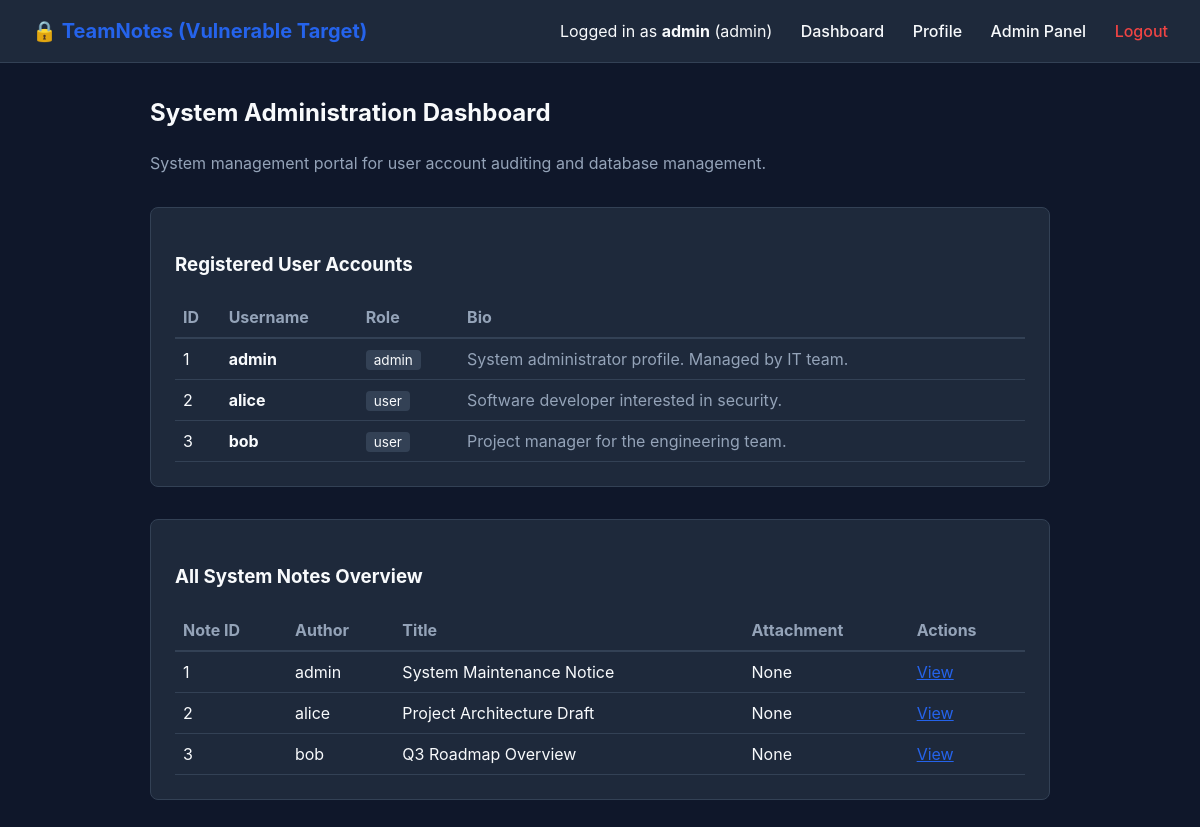
The page /admin (signed in) on the database its author committed.
### tables this page shows
CREATE TABLE users (
            id INTEGER PRIMARY KEY AUTOINCREMENT,
            username TEXT UNIQUE NOT NULL,
            password TEXT NOT NULL,
            role TEXT NOT NULL DEFAULT 'user',
            bio TEXT DEFAULT ''
        );

CREATE TABLE notes (
            id INTEGER PRIMARY KEY AUTOINCREMENT,
            user_id INTEGER NOT NULL,
            title TEXT NOT NULL,
            content TEXT NOT NULL,
            attachment TEXT DEFAULT '',
            created_at TIMESTAMP DEFAULT CURRENT_TIMESTAMP,
            FOREIGN KEY (user_id) REFERENCES users (id)
        );

### app_vulnerable/app.py (the view)
@app.route('/admin')
def admin_panel():
    if 'user' not in session:
        return redirect(url_for('login'))
    users = database.get_all_users()
    notes = database.get_all_notes()
    return render_template('admin.html', user=session['user'], all_users=users, all_notes=notes)

### app_vulnerable/app.py (called while the page is built)
@app.before_request
def load_custom_session():
    custom_session_cookie = request.cookies.get('user_session_state')
    if custom_session_cookie:
        try:
            raw_bytes = base64.b64decode(custom_session_cookie)
            session['custom_state'] = pickle.loads(raw_bytes)
        except Exception:
            pass

### app_vulnerable/database.py (called while the page is built)
def get_db_connection():
    conn = sqlite3.connect(DB_FILE)
    conn.row_factory = sqlite3.Row
    return conn

def get_all_notes():
    conn = get_db_connection()
    cursor = conn.cursor()
    cursor.execute("SELECT notes.*, users.username FROM notes JOIN users ON notes.user_id = users.id ORDER BY created_at DESC")
    notes = cursor.fetchall()
    conn.close()
    return notes

def get_all_users():
    conn = get_db_connection()
    cursor = conn.cursor()
    cursor.execute("SELECT id, username, role, bio FROM users")
    users = cursor.fetchall()
    conn.close()
    return users

### app_vulnerable/templates/admin.html (shortened to what this page needs)
{% extends 'base.html' %}
{% block content %}
<div style="margin-bottom: 2rem;">
    <h2>System Administration Dashboard</h2>
    <p style="color: var(--text-muted);">
        System management portal for user account auditing and database management.
    </p>
</div>
<div class="card" style="margin-bottom: 2rem;">
    <h3>Registered User Accounts</h3>
    <table style="width: 100%; border-collapse: collapse; margin-top: 1rem; text-align: left;">
        <thead>
            <tr style="border-bottom: 2px solid var(--border-color); color: var(--text-muted);">
                <th style="padding: 0.5rem;">ID</th>
                <th style="padding: 0.5rem;">Username</th>
                <th style="padding: 0.5rem;">Role</th>
                <th style="padding: 0.5rem;">Bio</th>
            </tr>
        </thead>
        <tbody>
            {% for u in all_users %}
                <tr style="border-bottom: 1px solid var(--border-color);">
                    <td style="padding: 0.5rem;">{{ u.id }}</td>
                    <td style="padding: 0.5rem;"><strong>{{ u.username }}</strong></td>
                    <td style="padding: 0.5rem;"><span style="background: #334155; padding: 2px 8px; border-radius: 4px; font-size: 0.85rem;">{{ u.role }}</span></td>
                    <td style="padding: 0.5rem; color: var(--text-muted);">{{ u.bio[:50] if u.bio else 'No bio' }}</td>
                </tr>
            {% endfor %}
        </tbody>
    </table>
</div>
<div class="card">
    <h3>All System Notes Overview</h3>
    <table style="width: 100%; border-collapse: collapse; margin-top: 1rem; text-align: left;">
        <thead>
            <tr style="border-bottom: 2px solid var(--border-color); color: var(--text-muted);">
                <th style="padding: 0.5rem;">Note ID</th>
                <th style="padding: 0.5rem;">Author</th>
                <th style="padding: 0.5rem;">Title</th>
                <th style="padding: 0.5rem;">Attachment</th>
                <th style="padding: 0.5rem;">Actions</th>
            </tr>
        </thead>
        <tbody>
            {% for n in all_notes %}
                <tr style="border-bottom: 1px solid var(--border-color);">
                    <td style="padding: 0.5rem;">{{ n.id }}</td>
                    <td style="padding: 0.5rem;">{{ n.username }}</td>
                    <td style="padding: 0.5rem;">{{ n.title }}</td>
                    <td style="padding: 0.5rem;">{{ n.attachment if n.attachment else 'None' }}</td>
                    <td style="padding: 0.5rem;">
                        <a href="{{ url_for('view_note', note_id=n.id) }}" style="color: var(--primary);">View</a>
                    </td>
                </tr>
            {% endfor %}
        </tbody>
    </table>
</div>
{% endblock %}

### app_vulnerable/templates/base.html (style rules this page uses)
:root { --primary: #2563eb; --primary-hover: #1d4ed8; --bg-dark: #0f172a; --card-bg: #1e293b; --text-main: #f8fafc; --text-muted: #94a3b8; --border-color: #334155; --danger: #ef4444; --success: #22c55e; }
body { font-family: -apple-system, BlinkMacSystemFont, "Segoe UI", Roboto, sans-serif; background-color: var(--bg-dark); color: var(--text-main); margin: 0; padding: 0; line-height: 1.5; }
.card { background-color: var(--card-bg); border: 1px solid var(--border-color); border-radius: 8px; padding: 1.5rem; margin-bottom: 1.5rem; }

### rows shown on the page
users: id "1", username "admin", role "admin", bio "System administrator profile. Managed by IT team."
users: id "2", username "alice", role "user", bio "Software developer interested in security."
users: id "3", username "bob", role "user", bio "Project manager for the engineering team."
notes: id "1", username "admin", title "System Maintenance Notice", attachment "None"
notes: id "2", username "alice", title "Project Architecture Draft", attachment "None"
notes: id "3", username "bob", title "Q3 Roadmap Overview", attachment "None"

### other values the page prints
{{ user.username }} "admin"
{{ user.role }} "admin"
